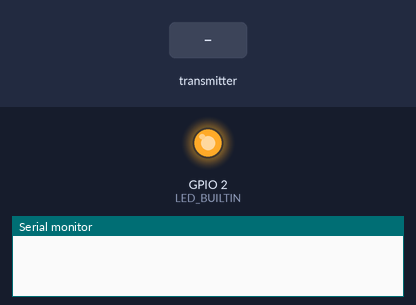
Recording of a sketch running on a simulated ESP8266 (NodeMCU). Shown: output pins drawn as LEDs (lit = HIGH, except the on-board LED, lit = LOW), the last lines printed to the serial monitor. The test bench sets the inputs (shaded band).

Above: at 1.2 s.
1.3 s: the transmitter starts sending ledStatus = 1
At 2.2 s:
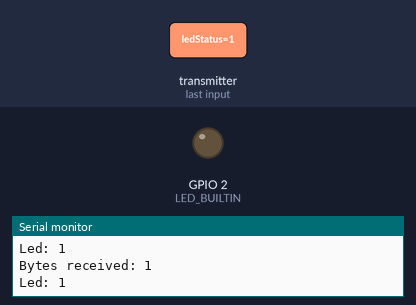
2.8 s: the transmitter starts sending ledStatus = 0
At 3.4 s:
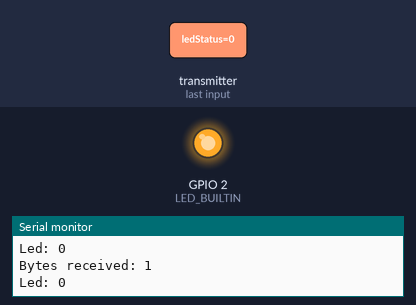
Timing chart, 0 to 5.8 s (numbered marks = the images above; inputs shaded):
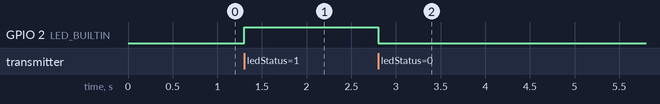

The sketch:

ESPNOW_LedControl_Receiver.ino
```cpp
#include <ESP8266WiFi.h>
#include <espnow.h>

typedef struct Smessage {
    bool ledStatus;
} Smessage;

Smessage myData;


void OnDataRecv(uint8_t * mac, uint8_t *incomingData, uint8_t len) {
  memcpy(&myData, incomingData, sizeof(myData));
  Serial.print("Bytes received: ");
  Serial.println(len);
  Serial.print("Led: ");
  Serial.println(myData.ledStatus);
  Serial.println();
  digitalWrite(LED_BUILTIN, myData.ledStatus);
}

void setup() {
  Serial.begin(115200);
  pinMode(LED_BUILTIN, OUTPUT);
  WiFi.mode(WIFI_STA);
  if (esp_now_init() != 0) {
    Serial.println("Error initializing ESP-NOW");
    return;
  }
  esp_now_set_self_role(ESP_NOW_ROLE_SLAVE);
  esp_now_register_recv_cb(OnDataRecv);
}

void loop() {

}
```

Measured:
- after the input at 1.3 s, GPIO 2 (LED_BUILTIN): LOW → HIGH at once
- after the input at 2.8 s, GPIO 2 (LED_BUILTIN): HIGH → LOW at once
